Frame 1 (no input): blank canvas, image omitted
Frame 60 (no input): blank canvas, image omitted
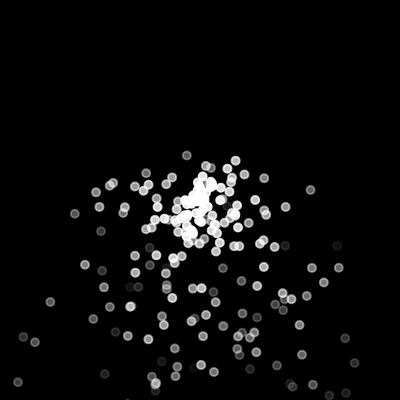
Frame 120 (the mouse pressed at the canvas centre since frame 60)

The p5.js sketch whose frames 1 and 60 were blank and that drew this single picture after the mouse press (run headless with seeded random() and noise() and a simulated clock; from frame 60 on, the mouse is pressed at the canvas centre):

// p5.js sketch
// ── sketch.js
let emitters = [];

function mousePressed() {
  emitters.push(new Emitter(mouseX, mouseY));
}

function setup() {
  createCanvas(400, 400);
}

function draw() {
  background(0);
  for (let emitter of emitters) {
    emitter.emit(5);
    emitter.show();
    emitter.update();
  }
}

// ── emitter.js
class Emitter {
  constructor(x, y) {
    this.position = createVector(x, y);
    this.particles = [];
  }

  emit(num) {
    for (let i = 0; i < num; i++) {
      this.particles.push(new Particle(this.position.x, this.position.y));
    }
  }

  update() {
    for (let particle of this.particles) {
      let gravity = createVector(0, 0.2);
      particle.applyForce(gravity);
      particle.update();
    }

    // filter 사용할 것
    for (let i = this.particles.length - 1; i >= 0; i--) {
      if (this.particles[i].finished()) {
        this.particles.splice(i, 1);
      }
    }
  }

  show() {
    for (let particle of this.particles) {
      particle.show();
    }
  }
}

// ── particle.js
class Particle {
  constructor(x, y) {
    this.pos = createVector(x, y);
    this.vel = p5.Vector.random2D();
    this.vel.mult(random(1, 5));
    this.acc = createVector(0, 0);
    this.r = 4;
    this.lifetime = 255;
  }

  finished() {
    return this.lifetime < 0;
  }

  applyForce(force) {
    this.acc.add(force);
  }

  edges() {
    if (this.pos.y >= height - this.r) {
      this.pos.y = height - this.r;
      this.vel.y *= -1;
    }

    if (this.pos.x >= width - this.r) {
      this.pos.x = width - this.r;
      this.vel.x *= -1;
    } else if (this.pos.x <= this.r) {
      this.pos.x = this.r;
      this.vel.x *= -1;
    }
  }

  update() {
    this.vel.add(this.acc);
    this.pos.add(this.vel);
    this.acc.set(0, 0);
    this.lifetime -= 5;
  }

  show() {
    stroke(255, this.lifetime);
    strokeWeight(2);
    fill(255, this.lifetime);
    ellipse(this.pos.x, this.pos.y, this.r * 2);
  }
}
